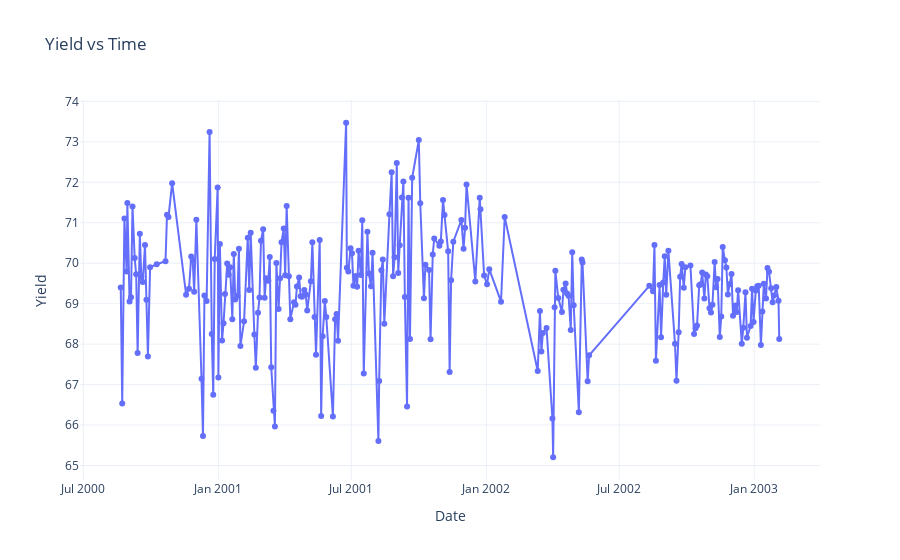

Write notebook code for a chart like this one.
### Code cell
#Plot yield vs time
df['Date'] = pd.to_datetime(df['Date'], format='%d/%m/%Y')

# Create the plot
fig = px.line(df, x='Date', y='Yield', title='Yield vs Time', markers=True)

# Customize the layout (optional)
fig.update_layout(
    xaxis_title='Date',
    yaxis_title='Yield',
    template='plotly_white',  # Use a clean template
    hovermode='x unified'  # Show hover information for all points on the x-axis
)

# Show the plot
fig.show()

### Figure 1 — Plotly figure (JSON) as saved in the notebook; plotly's stock layout.template omitted (floating-point values rounded to 4 significant figures; data arrays with more than 128 entries replaced by an {"elided": "..."} marker saying what was removed)
{"data": [{"hovertemplate": "Date=%{x}<br>Yield=%{y}<extra></extra>", "legendgroup": "", "line": {"color": "#636efa", "dash": "solid"}, "marker": {"symbol": "circle"}, "mode": "lines+markers", "name": "", "orientation": "v", "showlegend": false, "type": "scatter", "x": {"elided": "253 str values"}, "xaxis": "x", "y": {"elided": "253 float values"}, "yaxis": "y"}], "layout": {"hovermode": "x unified", "legend": {"tracegroupgap": 0}, "title": {"text": "Yield vs Time"}, "xaxis": {"anchor": "y", "domain": [0, 1], "title": {"text": "Date"}}, "yaxis": {"anchor": "x", "domain": [0, 1], "title": {"text": "Yield"}}}}
